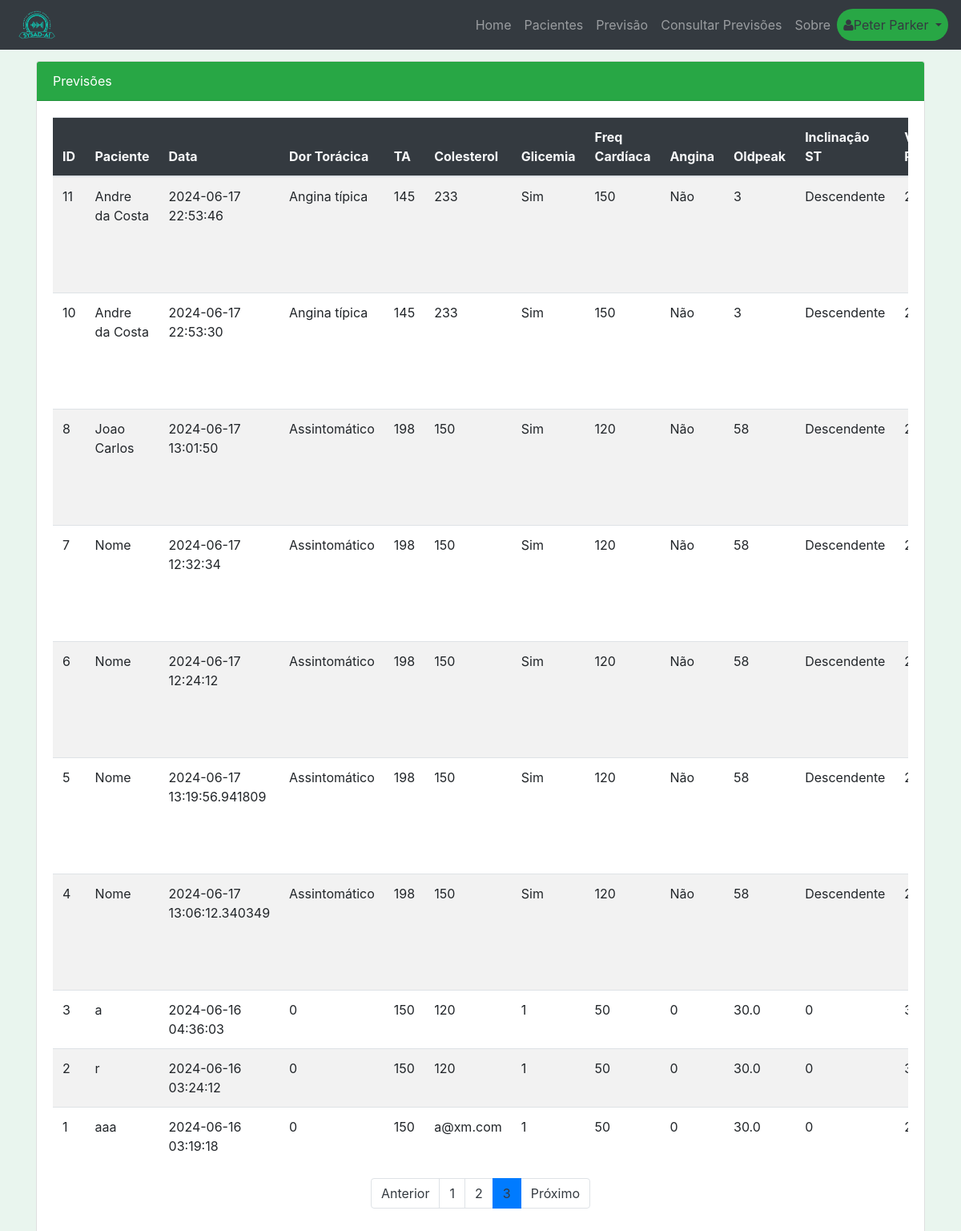
The page /consultaPrevisao?page=3 (signed in) on the database its author committed.
### tables this page shows
CREATE TABLE "previsao" (
	"id"	INTEGER,
	"id_paciente"	INTEGER,
	"id_profissional"	INTEGER,
	"data"	DATETIME DEFAULT CURRENT_TIMESTAMP,
	"dor_toracica"	TEXT,
	"ta"	TEXT,
	"colesterol"	INTEGER,
	"glicemia"	TEXT,
	"resultados_eletrocardiograficos"	TEXT,
	"frequencia_cardiaca"	INTEGER,
	"angina"	TEXT,
	"oldpeak"	TEXT,
	"inclinacao_st"	TEXT,
	"num_vasos_principais"	INTEGER,
	"talassemia"	TEXT,
	"previsao"	TEXT,
	FOREIGN KEY("id_profissional") REFERENCES "profissional"("id"),
	PRIMARY KEY("id" AUTOINCREMENT),
	FOREIGN KEY("id_paciente") REFERENCES "paciente"("id")
);

CREATE TABLE "paciente" (
	"id"	INTEGER,
	"nome"	TEXT NOT NULL,
	"data_nascimento"	TEXT NOT NULL,
	"sexo"	TEXT NOT NULL,
	"endereco"	TEXT,
	"telefone"	TEXT,
	"email"	TEXT NOT NULL,
	"data_cadastro"	DATETIME DEFAULT CURRENT_TIMESTAMP,
	PRIMARY KEY("id" AUTOINCREMENT)
);

### app.py (the view)
@app.route('/consultaPrevisao')
def consultaPrevisao():
    if 'user_id' in session:
        user_id = session['user_id']
        db = get_db()
        cursor = db.cursor()
        page = request.args.get('page', 1, type=int)
        per_page = 10  # Número de registros por página
        offset = (page - 1) * per_page
        cursor.execute('''
            SELECT p.*, pa.nome AS paciente_nome, pa.id AS paciente_id, pa.data_nascimento, pa.sexo, pa.endereco, pa.telefone, pa.email
            FROM previsao p
            JOIN paciente pa ON p.id_paciente = pa.id
            WHERE p.id_profissional = ?
            ORDER BY p.id DESC
            LIMIT ? OFFSET ?
        ''', (user_id, per_page, offset))
        previsoes = cursor.fetchall()
        cursor.execute('''
            SELECT COUNT(*)
            FROM previsao p
            JOIN paciente pa ON p.id_paciente = pa.id
            WHERE p.id_profissional = ?
        ''', (user_id,))
        total_previsoes = cursor.fetchone()[0]
        total_pages = (total_previsoes + per_page - 1) // per_page
        return render_template('consultaPrevisao.html', previsoes=previsoes, page=page, total_pages=total_pages)
    return redirect(url_for('login'))

### app.py (called while the page is built)
def get_db():
    conn = sqlite3.connect(DATABASE)
    conn.row_factory = sqlite3.Row
    return conn

### templates/consultaPrevisao.html (shortened to what this page needs)
{% extends "base.html" %}
{% block content %}
<div class="card">
  <div class="card-header bg-success text-white">
    Previsões
  </div>
  <div class="card-body">
    {% if previsoes %}
    <table class="table table-striped table-hover table-responsive">
      <thead class="bg-dark text-light">
        <tr>
          <th>ID</th>
          <th>Paciente</th>
          <th>Data</th>
          <th>Dor Torácica</th>
          <th>TA</th>
          <th>Colesterol</th>
          <th>Glicemia</th>
          <th>Freq Cardíaca</th>
          <th>Angina</th>
          <th>Oldpeak</th>
          <th>Inclinação ST</th>
          <th>Vasos Principais</th>
        </tr>
      </thead>
      <tbody>
        {% for previsao in previsoes %}
        <tr>
          <td>{{ previsao.id }}</td>
          <td>{{ previsao.paciente_nome }}</td>
          <td>{{ previsao.data }}</td>
          <td>{{ previsao.dor_toracica }}</td>
          <td>{{ previsao.ta }}</td>
          <td>{{ previsao.colesterol }}</td>
          <td>{{ previsao.glicemia }}</td>
          <td>{{ previsao.frequencia_cardiaca }}</td>
          <td>{{ previsao.angina }}</td>
          <td>{{ previsao.oldpeak }}</td>
          <td>{{ previsao.inclinacao_st }}</td>
          <td>{{ previsao.num_vasos_principais }}</td>
        </tr>
        {% endfor %}
      </tbody>
    </table>
    <nav aria-label="Page navigation">
      <ul class="pagination justify-content-center">
          <li class="page-item {% if page <= 1 %}disabled{% endif %}">
              <a class="page-link text-dark" href="{{ url_for('consultaPrevisao', page=page-1) }}" tabindex="-1">Anterior</a>
          </li>
          {% for p in range(1, total_pages + 1) %}
          <li class="page-item {% if p == page %}active {% endif %}">
              <a class="page-link text-dark" href="{{ url_for('consultaPrevisao', page=p) }}">{{ p }}</a>
          </li>
          {% endfor %}
          <li class="page-item {% if page >= total_pages %}disabled{% endif %}">
              <a class="page-link text-dark" href="{{ url_for('consultaPrevisao', page=page+1) }}">Próximo</a>
          </li>
      </ul>
  </nav>
    {% else %}
    <p>Sem previsões feitas.</p>
    {% endif %}
  </div>
</div>
{% endblock %}

### static/css/estilo.css (style rules this page uses)
body { background-color: #e9f5ee; padding-top: 56px; }
.card { margin-top: 20px; }

### rows shown on the page
previsao: id "11", paciente_nome "Andre da Costa", data "2024-06-17 22:53:46", dor_toracica "Angina típica", ta "145", colesterol "233", glicemia "Sim", frequencia_cardiaca "150", angina "Não", oldpeak "3", inclinacao_st "Descendente"
previsao: id "10", paciente_nome "Andre da Costa", data "2024-06-17 22:53:30", dor_toracica "Angina típica", ta "145", colesterol "233", glicemia "Sim", frequencia_cardiaca "150", angina "Não", oldpeak "3", inclinacao_st "Descendente"
previsao: id "8", paciente_nome "Joao Carlos", data "2024-06-17 13:01:50", dor_toracica "Assintomático", ta "198", colesterol "150", glicemia "Sim", frequencia_cardiaca "120", angina "Não", oldpeak "58", inclinacao_st "Descendente"
previsao: id "7", paciente_nome "Nome", data "2024-06-17 12:32:34", dor_toracica "Assintomático", ta "198", colesterol "150", glicemia "Sim", frequencia_cardiaca "120", angina "Não", oldpeak "58", inclinacao_st "Descendente"
previsao: id "6", paciente_nome "Nome", data "2024-06-17 12:24:12", dor_toracica "Assintomático", ta "198", colesterol "150", glicemia "Sim", frequencia_cardiaca "120", angina "Não", oldpeak "58", inclinacao_st "Descendente"
previsao: id "5", paciente_nome "Nome", data "2024-06-17 13:19:56.941809", dor_toracica "Assintomático", ta "198", colesterol "150", glicemia "Sim", frequencia_cardiaca "120", angina "Não", oldpeak "58", inclinacao_st "Descendente"
previsao: id "4", paciente_nome "Nome", data "2024-06-17 13:06:12.340349", dor_toracica "Assintomático", ta "198", colesterol "150", glicemia "Sim", frequencia_cardiaca "120", angina "Não", oldpeak "58", inclinacao_st "Descendente"
previsao: id "3", paciente_nome "a", data "2024-06-16 04:36:03", dor_toracica "0", ta "150", colesterol "120", glicemia "1", frequencia_cardiaca "50", angina "0", oldpeak "30.0", inclinacao_st "0"
previsao: id "2", paciente_nome "r", data "2024-06-16 03:24:12", dor_toracica "0", ta "150", colesterol "120", glicemia "1", frequencia_cardiaca "50", angina "0", oldpeak "30.0", inclinacao_st "0"
previsao: id "1", paciente_nome "aaa", data "2024-06-16 03:19:18", dor_toracica "0", ta "150", colesterol "a@xm.com", glicemia "1", frequencia_cardiaca "50", angina "0", oldpeak "30.0", inclinacao_st "0"

### other values the page prints
{{ session['nome'] }} "Peter Parker"
{{ p }} "1" "2" "3"
